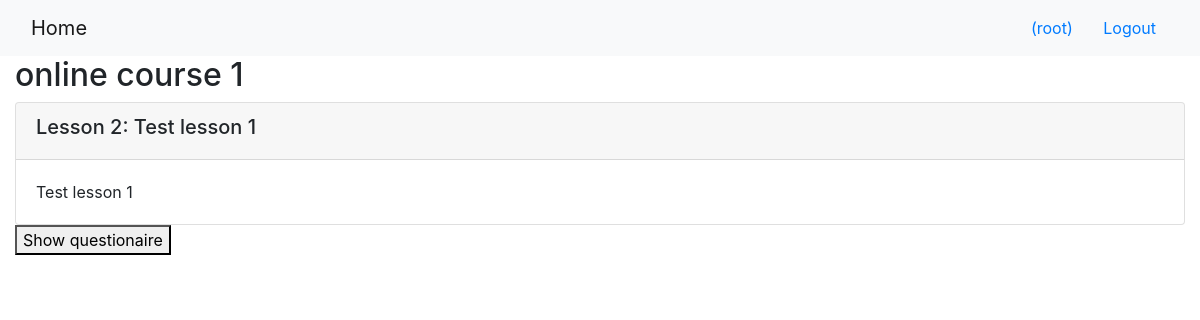
Page /onlinecourse/1/ (signed in) on the earlier database version.
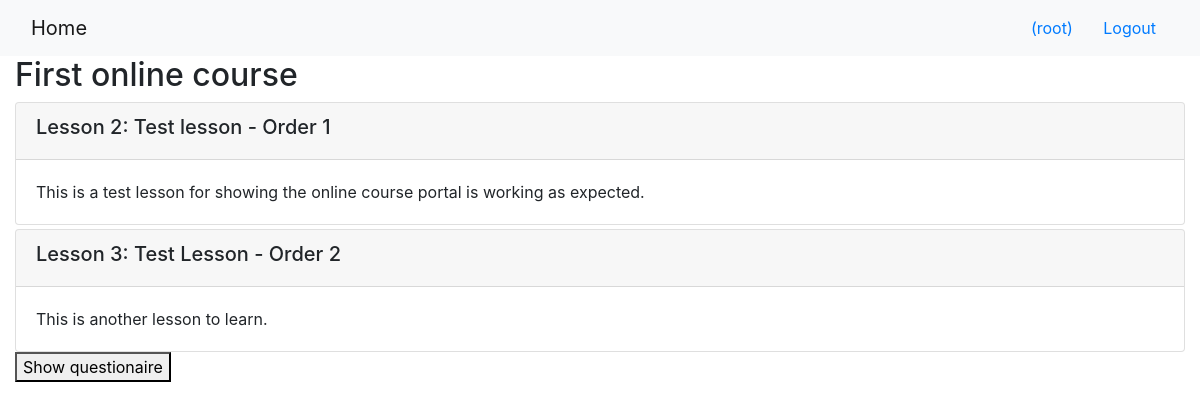
Same page on the later database version.
### onlinecourse/models.py (models this page shows, shortened)
class Course(models.Model):
    name = models.CharField(null=False, max_length=30, default='online course')
    image = models.ImageField(upload_to='course_images/')
    description = models.CharField(max_length=1000)
    pub_date = models.DateField(null=True)
    instructors = models.ManyToManyField(Instructor)
    users = models.ManyToManyField(settings.AUTH_USER_MODEL, through='Enrollment')
    total_enrollment = models.IntegerField(default=0)
    is_enrolled = False

class Lesson(models.Model):
    title = models.CharField(max_length=200, default="title")
    order = models.IntegerField(default=0)
    course = models.ForeignKey(Course, on_delete=models.CASCADE)
    content = models.TextField(max_length=100)

### onlinecourse/views.py (the view)
# urls.py: path('<int:pk>/', views.CourseDetailView.as_view(), name='course_details'),
class CourseDetailView(generic.DetailView):
    model = Course
    template_name = 'onlinecourse/course_detail_bootstrap.html'

### onlinecourse/templates/onlinecourse/course_detail_bootstrap.html (shortened to what this page needs)
<!DOCTYPE html>
<html lang="en">
<head>
     {% load static %}
    <link rel="stylesheet" href="https://maxcdn.bootstrapcdn.com/bootstrap/4.5.2/css/bootstrap.min.css">
</head>
<body>
    <nav class="navbar navbar-light bg-light">
        <div class="container-fluid">
            <div class="navbar-header">
                  <a class="navbar-brand" href="{% url 'onlinecourse:index' %}">Home</a>
            </div>
            <ul class="nav navbar-nav navbar-right">
                {% if user.is_authenticated %}
                <li>
                    <a class="btn btn-link" href="#">{{ user.first_name }}({{ user.username }})</a>
                    <a class="btn btn-link" href="{% url 'onlinecourse:logout' %}">Logout</a>
                </li>
                {% endif %}
            </ul>
        </div>
    </nav>
    <div class="container-fluid">
            <h2>{{ course.name }}</h2>
            <div class="card-columns-vertical">
                {% for lesson in course.lesson_set.all %}
                    <div class="card mt-1">
                        <div class="card-header"><h5>Lesson {{lesson.order|add:1}}: {{lesson.title}}</h5></div>
                        <div class="card-body">{{lesson.content}}</div>
                    </div>
                {% endfor %}
            </div>
            {% if user.is_authenticated %}
            <button data-toggle="collapse" data-target="#exam">Show questionaire</button>
            {% else %}
            <div>&nbsp;</div>
            {% endif %}
    </div>
</body>
</html>

Differences in the rows shown:
changed Course: name "online course 1" → "First online course"
changed Lesson: title "Test lesson 1" → "Test lesson - Order 1"; content "Test lesson 1" → "This is a test lesson for showing the online course portal is working as expected."
added Lesson: order|add "3", title "Test Lesson - Order 2", content "This is another lesson to learn."
